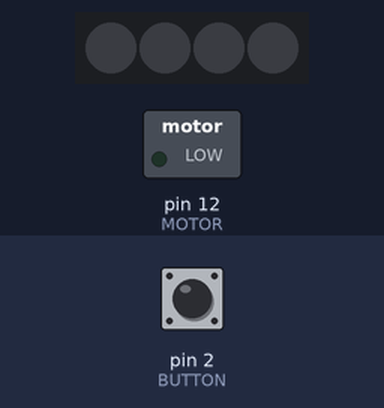
The sketch below on a simulated Arduino Uno, built with avr-gcc and run on an emulated ATmega328P. Shown: 4 RGB LEDs in strip order, left to right, switched loads named in the sketch (green lamp = pin HIGH). Inputs (shaded band) come from the test bench; at power-on: pin 2 (BUTTON) LOW. Dim RGB values are drawn brighter than linear; random numbers use the default seed unless the sketch sets one.

Above: at 2.8 s.
2.9 s: pin 2 (BUTTON) pulled HIGH for 1.2 s
At 4.1 s:
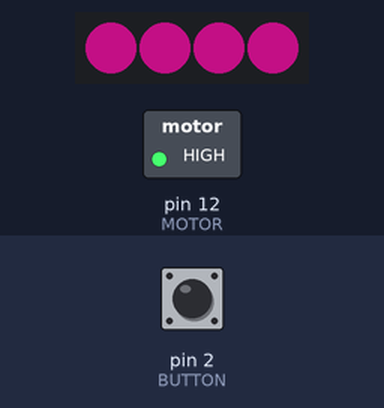
6.4 s: pin 2 (BUTTON) pulled HIGH for 3.2 s
At 9.3 s:
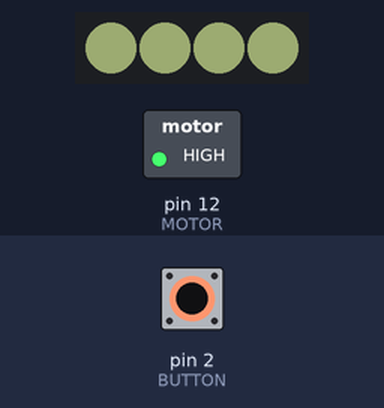
11.1 s: pin 2 (BUTTON) pulled HIGH for 3.2 s
At 14.1 s:
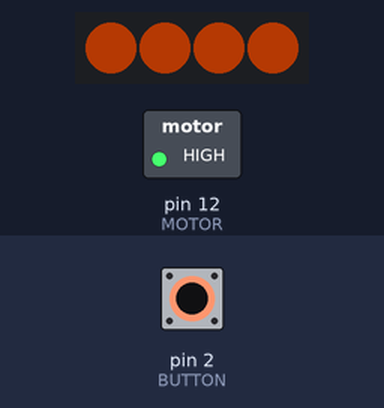
15.8 s: pin 2 (BUTTON) pulled HIGH for 3.2 s
At 18.4 s:
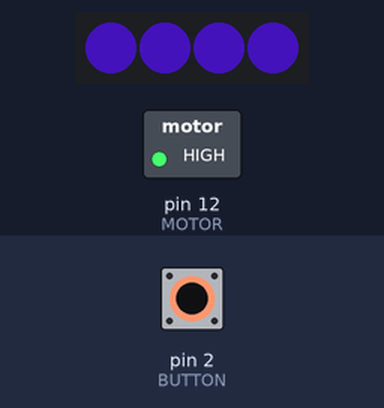
20.5 s: pin 2 (BUTTON) pulled HIGH for 1.2 s
At 23.9 s:
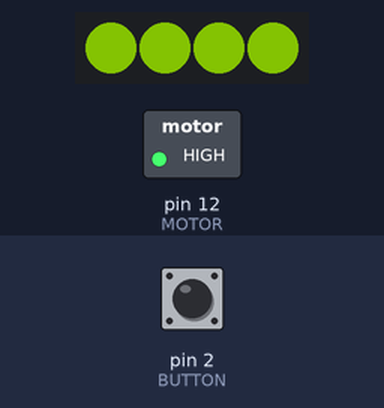
24.0 s: pin 2 (BUTTON) pulled HIGH for 3.2 s
At 25.87 s:
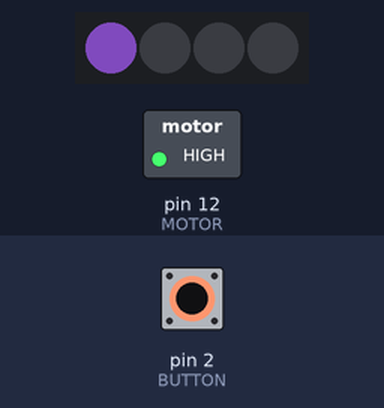
Timing chart, 0 to 31.6 s (numbered marks = the images above; inputs shaded):
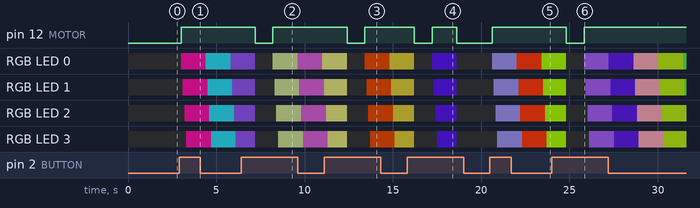

Measured:
- after the input at 2.9 s, pin 12 (MOTOR): LOW → HIGH after 0.10 s; RGB LED 0: off → RGB(91, 7, 62) after 0.10 s, → RGB(14, 69, 77) 1.4 s later, → RGB(44, 26, 74) 1.4 s later
- after the input at 6.4 s, pin 12 (MOTOR): HIGH → LOW after 0.81 s, → HIGH 1.0 s later
- after the input at 11.1 s, pin 12 (MOTOR): HIGH → LOW after 1.3 s, → HIGH 1.0 s later
- after the input at 15.8 s, pin 12 (MOTOR): HIGH → LOW after 0.42 s, → HIGH 1.0 s later, → LOW 1.4 s later
- after the input at 20.5 s, pin 12 (MOTOR): LOW → HIGH after 0.12 s; RGB LED 0: off → RGB(48, 45, 74) after 0.12 s, → RGB(97, 22, 6) 1.4 s later, → RGB(61, 90, 1) 1.4 s later
- after the input at 24.0 s, pin 12 (MOTOR): HIGH → LOW after 0.83 s, → HIGH 1.0 s later

The sketch:

computer.ino
```cpp
#include <Adafruit_NeoPixel.h>

#define PIN 10   // input pin Neopixel is attached to

#define NUMPIXELS      4 // number of neopixels in strip

#define BRIGHTNESS 100

Adafruit_NeoPixel pixels = Adafruit_NeoPixel(NUMPIXELS, PIN, NEO_GRB + NEO_KHZ800);

int delayval = 100; // timing delay in milliseconds

int redColor = 0;
int greenColor = 0;
int blueColor = 0;

int BUTTON = 2; // 버튼 입력 핀번호
int MOTOR = 12; // 모터 입력 핀번호
int STATE = 0;

void setup() //                  -ㅣ
{ //                              ㅣ 핀번호에 입력/출력 지정
  pinMode(BUTTON, INPUT); //      ㅣ
  pinMode(MOTOR, OUTPUT); //      ㅣ
  pixels.begin();
} //                             -ㅣ

void loop() {
  int value = digitalRead(BUTTON);
  if(value == HIGH){
    if(STATE == 0){
      STATE = 1;
    }
    else if(STATE == 1){
      STATE = 0;
    }
  }
  if(STATE == 0){
    digitalWrite(MOTOR, LOW);
    pixels.setBrightness(0);
    pixels.show();
  }
  else if(STATE == 1){
    setColor();
    digitalWrite(MOTOR, HIGH);
    pixels.setBrightness(100);
    pixels.show();
      for (int i=0; i < NUMPIXELS; i++) {
        pixels.setPixelColor(i, pixels.Color(redColor, greenColor, blueColor));
        pixels.show();
        delay(delayval);
    }
  }
  delay(1000);
}
void setColor(){
  redColor = random(0, 255);
  greenColor = random(0,255);
  blueColor = random(0, 255);
}
```
